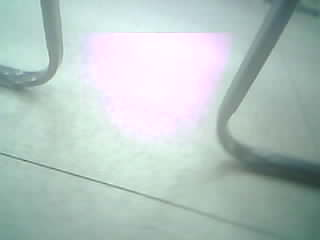
#> input picture server/vision/models/fixtures/sample_capture.jpg, 320 x 240 px; its folder holds only this picture in this run
$ python test_week8.py
#> lines starting #> are read from the running program, lines starting #| are printed output that depends on the picture
### server/vision/models.py
# -*- coding: utf-8 -*-
"""视觉推理模块（第 8 周任务）

职责：把"模型返回的一个标签和分数"变成可解释的结构化结果，包括：
  1. 画面可用性/遮挡前置检查（保底任务：clear / dark / blur / blocked）
  2. 真实模型推理（教师基线，统一接口）
  3. 拒识判定：低分 / 类别模糊 / 画面不可用 -> 明确输出"还不能确定"及原因

接口约定（准备与协同）：
  教师基线与学生候选模型实现同一接口 BaseVisionModel.infer(image)，
  返回 (topk, model_version)，二者可互相替换而不改动调用方。

后端选择（环境变量 MODEL_BACKEND）：
  auto（默认） 学生候选就绪则用学生；否则用教师基线（HTTP 优先，本地 ONNX 兜底）
  teacher      强制教师基线（HTTP 优先，失败回退本地 ONNX）
  student      学生候选；未就绪时回退教师基线，并在结果中如实标注实际模型

诚实性约束（当堂验证重点）：
  - 本地 ONNX 兜底是真实推理，绝不用静态假标签冒充模型输出
  - 分数是模型输出分数（未经校准），调用方不得将其表述为现实正确率
  - 模型不可用时返回 unavailable，不伪造结果
"""

import io
import os
import json
import math
import time
import urllib.request
import urllib.error

import numpy as np
from PIL import Image

# ==================== 对外文案（前后端统一口径） ====================

SCORE_NOTE = "分数为模型输出分数（未经校准），不代表现实正确率"
COARSE_NOTE = "规则粗分类（拓展），不是模型结论，不用于位置或人身安全判断"

# ==================== 路径与模型配置 ====================

MODEL_DIR = os.path.join(os.path.dirname(__file__), "models")
ONNX_MODEL_PATH = os.path.join(MODEL_DIR, "mobilenetv2-12.onnx")
LABELS_PATH = os.path.join(MODEL_DIR, "imagenet_classes.txt")
MODEL_VERSION_LOCAL = "mobilenetv2-12@onnxmodels"  # 本地 ONNX 模型版本标识

# ==================== 画面可用性阈值 ====================
# 阈值依据真机采集图像（320x240 QVGA）统计标定：
#   真实场景 std>=35、lap_var>=43；纯黑/均匀帧 std=0；高斯模糊(radius=6) lap_var=1.2
DARK_MEAN_THRESHOLD = float(os.environ.get("VISION_DARK_MEAN", "40"))     # 平均亮度下限
DARK_STD_THRESHOLD = float(os.environ.get("VISION_DARK_STD", "15"))       # 低亮度且低对比才算 dark
BLUR_LAPLACIAN_THRESHOLD = float(os.environ.get("VISION_BLUR_LAPVAR", "20"))  # 拉普拉斯方差下限
BLOCKED_STD_THRESHOLD = float(os.environ.get("VISION_BLOCKED_STD", "15"))     # 画面过于均匀（非暗）判遮挡

# ==================== 拒识阈值 ====================
# ImageNet 1000 类下，即使分类正确 top1 也常只有 0.2~0.5；
# 这些阈值只是"操作截止线"，不代表正确率（模型分数未经校准）。
LOW_SCORE_THRESHOLD = float(os.environ.get("VISION_LOW_SCORE", "0.12"))   # top1 低于该值判低分
AMBIGUOUS_MARGIN = float(os.environ.get("VISION_AMBIGUOUS_MARGIN", "0.03"))  # top1-top2 分差小于该值判模糊
HIGH_SCORE_THRESHOLD = float(os.environ.get("VISION_HIGH_SCORE", "0.5"))  # 高分误判对照用：>=该值且被人工纠错

# 画面不可用原因的中文说明（前端直接展示）
USABILITY_NOTES = {
    "dark": "画面过暗，可能是环境光线不足或镜头被挡住",
    "blur": "画面模糊，可能是运动模糊或对焦失败",
    "blocked": "画面内容过于均匀，疑似镜头被大面积遮挡",
}
REJECT_NOTES = {
    "low_score": "模型分数不足，无法确定画面内容",
    "ambiguous": "多个类别得分接近，模型无法区分",
    "decode_failed": "图像文件无法解码，未进行推理",
    "model_unavailable": "视觉模型当前不可用",
    "student_not_ready": "学生候选模型尚未接入，请先使用教师基线",
}

# ImageNet 标签 -> 场景粗分类（拓展项：确定性后处理，非推理）
_COARSE_KEYWORDS = {
    "person": ["person", "man", "woman", "boy", "girl", "baby", "bride", "groom",
               "player", "runner", "swimmer", "diver", "surfer", "ski", "suit"],
    "animal": ["dog", "cat", "bird", "fish", "horse", "sheep", "cow", "bear",
               "lion", "tiger", "elephant", "monkey", "rabbit", "mouse", "rat",
               "fox", "wolf", "snake", "frog", "turtle", "insect", "bee", "spider",
               "butterfly", "crab", "shrimp", "oyster", "jellyfish", "snail",
               "retriever", "puppy", "kitten", "tabby", "whale", "dolphin"],
    "food": ["pizza", "burger", "cheeseburger", "hotdog", "sandwich", "ice",
             "chocolate", "cake", "bread", "bagel", "pretzel", "donut", "banana",
             "orange", "lemon", "apple", "strawberry", "pineapple", "fig", "mashed",
             "espresso", "cup", "coffee", "tea", "wine", "beer", "cocktail", "potpie",
             "consomme", "trifle", "plate", "spatula"],
    "vehicle": ["car", "truck", "bus", "motorcycle", "bicycle", "train", "plane",
                "airliner", "ship", "boat", "sailboat", "canoe", "yawl", "schooner",
                "trimaran", "speedboat", "fireboat", "gondola", "amphibian", "jeep",
                "limousine", "minivan", "snowplow", "tractor", "ambulance", "cab",
                "streetcar", "forklift", "harvester", "thresher", "plow", "wreck"],
    "indoor": ["room", "chair", "table", "desk", "sofa", "couch", "bed", "bookcase",
               "shelf", "wardrobe", "clock", "lamp", "toilet", "sink", "bathtub",
               "shower", "tissue", "towel", "mirror", "screen", "monitor", "laptop",
               "notebook", "computer", "keyboard", "mouse", "printer", "telephone",
               "remote", "toaster", "microwave", "oven", "stove", "refrigerator",
               "dishwasher", "washer", "vacuum", "door", "window", "curtain",
               "carpet", "pillow", "blanket", "quilt", "apron", "pajama", "bow tie",
               "sock", "sandal", "loafer", "slipper", "cardigan", "jean", "jersey",
               "lab coat", "military uniform", "stethoscope", "syringe", "petri"],
    "device": ["cellular", "telephone", "iPod", "digital", "watch", "hand-held",
               "cassette", "CD", "disk", "player", "loudspeaker", "tape", "radio",
               "modem", "router", "switch", "power", "battery", "charger", "switch"],
    "outdoor": ["mountain", "beach", "lakeside", "seashore", "sandbar", "valley",
                "volcano", "coral reef", "alp", "promontory", "cliff", "forest",
                "wood", "rainforest", "bamboo", "field", "hay", "corn", "daisy",
                "rapeseed", "pot", "flower", "garden", "lawn", "park", "fountain",
                "bell cote", "castle", "palace", "monastery", "church", "mosque",
                "stupa", "triumphal", "arch", "bridge", "viaduct", "suspension",
                "steel arch", "barn", "greenhouse", "boathouse", "dam", "breakwater",
                "pier", "dock", "lighthouse", "airfield", "runway", "street",
                "road", "sidewalk", "patio", "plaza", "crosswalk", "sky", "cloud",
                "sunset", "sunrise", "lakeshore", "palm", "acorn", "hip", "ear",
                "rapeseed"],
}


def coarse_category(label: str) -> str:
    """把 ImageNet 标签映射到场景粗分类（关键词匹配，未命中归 other）"""
    if not label:
        return "other"
    low = label.lower()
    for category, keywords in _COARSE_KEYWORDS.items():
        if any(k.lower() in low for k in keywords):
            return category
    return "other"


# ==================== 结构化结果 ====================

class InferenceResult:
    """一次视觉推理的结构化结果（与后端无关的统一表示）。

    status:
      ok             推理完成并被接受
      rejected       画面不可用或低分/模糊，明确"还不能确定"
      decode_failed  图像无法解码
      unavailable    模型不可用（不伪造结果）
    """

    # [34 lines left out: functions __init__, to_dict, not called in this run]


# ==================== 画面可用性 / 遮挡前置检查 ====================

def check_usability(image: Image.Image) -> dict:
    """保底任务：判断画面可用性。

    返回 {"usability": "clear"|"dark"|"blur"|"blocked", "metrics": {...}}
    判定顺序：dark -> blocked -> blur -> clear。
    均匀帧（镜头帽/手掌全遮）拉普拉斯方差同样为 0，但语义上是"遮挡"而非"模糊"，
    因此 blocked 先于 blur 判定。
    """
    # 缩到 160x120 做统计，兼顾速度与稳定性
    gray = np.asarray(image.convert("L").resize((160, 120)), dtype=np.float32)
#> gray: shape (120, 160) float32; every value is 8
    mean = float(gray.mean())
#> mean = 8
    std = float(gray.std())
#> std = 0

    # 拉普拉斯方差（清晰度）：对邻域差分求方差
    lap = np.abs(
        4 * gray[1:-1, 1:-1]
        - gray[:-2, 1:-1] - gray[2:, 1:-1]
        - gray[1:-1, :-2] - gray[1:-1, 2:]
    )
#> lap: shape (118, 158) float32; every value is 0
    lap_var = float(lap.var())
#> lap_var = 0

    if mean < DARK_MEAN_THRESHOLD and std < DARK_STD_THRESHOLD:
        usability = "dark"
    elif std < BLOCKED_STD_THRESHOLD:
        usability = "blocked"
    elif lap_var < BLUR_LAPLACIAN_THRESHOLD:
        usability = "blur"
    else:
        usability = "clear"

    return {
        "usability": usability,
        "metrics": {"mean": mean, "std": std, "lap_var": lap_var},
    }


# ==================== 拒识判定 ====================

def decide_acceptance(topk, usability):
    """结构化结果解析：决定"接受/拒识"，并给出不确定原因。

    返回 (is_rejected, rejected_reason, uncertain_note)
    """
    if usability != "clear":
        return True, usability, USABILITY_NOTES.get(usability, "画面不可用")

    if not topk:
        return True, "model_unavailable", REJECT_NOTES["model_unavailable"]

    top1 = topk[0][1]
    top2 = topk[1][1] if len(topk) > 1 else 0.0

    if top1 < LOW_SCORE_THRESHOLD:
        return True, "low_score", REJECT_NOTES["low_score"]
    if (top1 - top2) < AMBIGUOUS_MARGIN:
        return True, "ambiguous", REJECT_NOTES["ambiguous"]

    return False, None, None


# ==================== 推理后端（同一接口，可互相替换） ====================

class BaseVisionModel:
    """视觉模型统一接口：教师基线与学生候选模型都实现它"""

    name = "base"
    available = False
    unavailable_reason = "未实现"

    # [8 lines left out: function infer, not called in this run]


class LocalOnnxModel(BaseVisionModel):
    """本地 ONNX 真实模型（MobileNetV2）——教师基线的本地兜底。

    这是真实推理：加载 ONNX 权重、前向计算、softmax 取 top-k。
    """

    name = "teacher_baseline_onnx"
    available = True

    def __init__(self, model_path=ONNX_MODEL_PATH, labels_path=LABELS_PATH):
        import onnxruntime as ort  # 延迟导入，未安装时不影响其他后端

        if not os.path.exists(model_path) or not os.path.exists(labels_path):
            raise FileNotFoundError(f"缺少模型文件: {model_path} / {labels_path}")
        self._session = ort.InferenceSession(model_path, providers=["CPUExecutionProvider"])
        self._input_name = self._session.get_inputs()[0].name
        with open(labels_path, encoding="utf-8") as f:
            self._labels = [ln.strip() for ln in f if ln.strip()]
        self.version = MODEL_VERSION_LOCAL

    # [23 lines left out: functions _preprocess, infer, not called in this run]


class TeacherHttpModel(BaseVisionModel):
    """教师基线 HTTP 推理服务（模型课提供的真实接口）。

    契约（准备与协同）：
      POST image/jpeg
      响应 JSON 含 model_version，以及 topk 或 label/score。
      score 必须是 0~1 的有限数值，label 不能为空。
    不符合契约时抛异常，由 TeacherBaselineModel 回退本地 ONNX；
    两者都不可用则明确返回不可用，绝不伪造结果。
    """

    name = "teacher_baseline_http"
    available = True

    # [4 lines left out: function __init__, not called in this run]

    @staticmethod
    def _parse_topk(data):
        """把教师服务响应解析成统一 topk，并做严格契约校验。"""
        raw = data.get("topk")
        if isinstance(raw, list) and raw:
            items = raw
        else:
            items = [{"label": data.get("label"), "score": data.get("score")}]

        topk = []
        for item in items:
            if not isinstance(item, dict):
                raise ValueError("教师服务 topk 条目不是对象")
            label = item.get("label")
            score = item.get("score")
            if label is None or str(label).strip() == "":
                raise ValueError("教师服务返回了空标签")
            if score is None:
                raise ValueError("教师服务返回了空分数")
            try:
                score = float(score)
            except (TypeError, ValueError) as exc:
                raise ValueError("教师服务分数不是数值") from exc
            if not math.isfinite(score) or score < 0.0 or score > 1.0:
                raise ValueError("教师服务分数不在 0~1 范围内")
            topk.append((str(label).strip(), score))

        if not topk:
            raise ValueError("教师服务未返回有效候选")
        topk.sort(key=lambda t: t[1], reverse=True)
        return topk

    # [17 lines left out: function infer, not called in this run]


class TeacherBaselineModel(BaseVisionModel):
    """教师基线入口：HTTP 优先，本地 ONNX 兜底（备用路径的落地）。"""

    name = "teacher_baseline"
    available = True

    def __init__(self, http_url="", api_key=""):
        self._http = TeacherHttpModel(http_url, api_key=api_key) if http_url else None
        self._onnx = None
        self._onnx_error = ""
        try:
            self._onnx = LocalOnnxModel()
        except Exception as e:  # 模型文件缺失或 onnxruntime 未安装
            self._onnx_error = str(e)

    # [14 lines left out: function infer, not called in this run]


class StudentModel(BaseVisionModel):
    """学生候选模型接入位（第 8 周协同接口）。

    模型课的候选模型就绪后，在这里实现同一接口即可，
    通过 MODEL_BACKEND=student 切换，调用方无需改动。
    """

    name = "student_candidate"
    available = False
    unavailable_reason = REJECT_NOTES["student_not_ready"]

    def infer(self, image: Image.Image):
        raise RuntimeError(self.unavailable_reason)


# ==================== 模型选择（单例） ====================

_model_singleton = None


def _teacher_model(teacher_url="", api_key="") -> BaseVisionModel:
    """构造教师基线：有 HTTP 地址时 HTTP 优先，本地 ONNX 兜底。"""
    m = TeacherBaselineModel(teacher_url, api_key=api_key)
    if teacher_url:
        return m
    # 未配置 HTTP 地址时，本地 ONNX 作为教师基线兜底；
    # 本地也不可用才返回明确的不可用状态。
    if m._onnx is None:
        return _Unavailable("教师基线不可用：未配置 TEACHER_MODEL_URL，且本地 ONNX 模型不可用")
    return m


def get_model() -> BaseVisionModel:
    """按 MODEL_BACKEND 选择推理后端（进程内单例，避免重复加载模型）。"""
    global _model_singleton
    if _model_singleton is not None:
        return _model_singleton

    backend = os.environ.get("MODEL_BACKEND", "auto").lower()
    teacher_url = os.environ.get("TEACHER_MODEL_URL", "").strip()
    teacher_key = os.environ.get("TEACHER_MODEL_API_KEY", "").strip()

    if backend == "student":
        student = StudentModel()
        if student.available:
            _model_singleton = student
        else:
            # 备用路径：学生模型未就绪时使用教师真实基线，
            # 结果中的 model_name/model_version 会如实反映实际后端。
            _model_singleton = _teacher_model(teacher_url, teacher_key)
    elif backend == "teacher":
        _model_singleton = _teacher_model(teacher_url, teacher_key)
    else:
        # auto：学生就绪则用学生，否则教师基线
        student = StudentModel()
        if student.available:
            _model_singleton = student
        else:
            _model_singleton = _teacher_model(teacher_url, teacher_key)
    return _model_singleton


class _Unavailable(BaseVisionModel):
    """明确的不可用后端（不伪造任何推理结果）"""

    def __init__(self, reason):
        self.available = False
        self.unavailable_reason = reason
        self.name = "unavailable"


# ==================== 统一推理入口 ====================

# [60 lines left out: function run_inference, not called in this run]

### server/test_week8.py
# -*- coding: utf-8 -*-
"""第 8 周任务验收测试：视觉推理结果反馈与人工纠错

覆盖（对应本周要求）：
  1. 采集成功后自动推理，结果可解释且带模型版本（"看到了什么"）
  2. 低分 / 画面不可用 / 类别模糊 -> 拒识，明确"还不能确定"及原因（单元级）
  3. 输入（原图）— 模型结果 — 人工反馈三者同 request_id 严格对应
  4. 人工纠错只做快照留存，不覆盖模型原结果（比较高分误判与正常样例）
  5. 四类基础样例 + 误判叠加：正常 / 低分 / 未知 / 错误 / 误判
  6. 不可解码图像 -> decode_failed，绝不被算作"正常样例"
  7. 手动重推理接口与状态机约束；纠错后锁定推理
  8. 分数语义：明确标注"不等于现实正确率"（当堂验证）
  9. 真实模型证据：REQUIRE_REAL_MODEL=1 时，模型不可用必须失败

运行前提：
  - Flask 服务已启动（python app.py，默认 http://localhost:5000）
  - 真实 JPEG 夹具：优先取 server/images/ 下的真机采集图，
    否则用随仓库提交的 server/vision/models/fixtures/*.jpg
  - 环境变量：
      REQUIRE_REAL_MODEL=1  模型不可用时直接判失败，不允许跳过
      WEEK8_EVIDENCE=path   输出真实推理证据 JSON
"""
import hashlib
import io
import json
import os
import sys
import time
import urllib.request
import urllib.error

BASE = "http://localhost:5000"
HERE = os.path.dirname(os.path.abspath(__file__))
REQUIRE_REAL_MODEL = os.environ.get("REQUIRE_REAL_MODEL", "") == "1"
EVIDENCE_OUT = os.environ.get("WEEK8_EVIDENCE", "").strip()
EVIDENCE = []

# 不可解码的"伪 JPEG"（仅头部/尾部标志，用于验证不会被当成有效图像推理）
FAKE_JPEG = b"\xff\xd8" + b"\x00" * 200 + b"\xff\xd9"

PASS_COUNT = 0
FAIL_COUNT = 0
SKIP_COUNT = 0


def report(name, ok, detail=""):
#> called with name = '可用性: 纯黑帧判 dark', ok = True, detail = ''
    global PASS_COUNT, FAIL_COUNT
    if ok:
        PASS_COUNT += 1
#> PASS_COUNT = 1
        print(f"[PASS] {name}" + (f"  -- {detail}" if detail else ""))
    else:
        FAIL_COUNT += 1
        print(f"[FAIL] {name}" + (f"  -- {detail}" if detail else ""))


# [11 lines left out: functions skip, add_evidence, not called in this run]


# ---------- HTTP 助手（与 test_week7.py 保持同一风格） ----------

def post_json(path, payload, headers=None):
    req = urllib.request.Request(
        BASE + path,
        data=json.dumps(payload).encode("utf-8"),
        headers={"Content-Type": "application/json", **(headers or {})},
        method="POST",
    )
    try:
        with urllib.request.urlopen(req, timeout=60) as r:
            return r.status, json.loads(r.read().decode("utf-8"))
    except urllib.error.HTTPError as e:
        body = e.read()
        try:
            return e.code, json.loads(body.decode("utf-8"))
        except Exception:
            return e.code, {"raw": len(body)}


# [28 lines left out: functions post_raw, get, not called in this run]


# ---------- 夹具：真实 JPEG ----------

def load_fixture(name):
    """按优先级找真实 JPEG：真机采集目录 -> 仓库提交的 fixtures 目录"""
    for directory in (os.path.join(HERE, "images"),
                      os.path.join(HERE, "vision", "models", "fixtures")):
        path = os.path.join(directory, name)
        if os.path.exists(path):
            with open(path, "rb") as f:
                return f.read()
    return None


# [9 lines left out: function make_dark_jpeg, not called in this run]


def upload_replay(jpeg_bytes, capture_ts="1700000000"):
    """建 replay 任务 -> 接收 -> 上传（自动触发推理），返回 request_id"""
    st, task = post_json("/api/image", {"device_id": "esp32-s3-eye", "source": "replay"})
    assert st == 201, f"创建任务失败: {st} {task}"
    rid = task["request_id"]
    post_json(f"/api/image/{rid}/received", {})
    st, up = post_raw(f"/api/image/{rid}/data", jpeg_bytes, {"X-Capture-Ts": capture_ts})
    assert st == 201 and up.get("status") == "captured", f"上传失败: {st} {up}"
    return rid


# [6 lines left out: function bucket_of, not called in this run]


# ============================================================
# 第一部分：单元测试（拒识逻辑与画面可用性，不依赖服务）
# ============================================================

print("== 单元测试：拒识与画面可用性 ==")
try:
    import io
    import numpy as np
    from PIL import Image, ImageFilter
    import sys
    sys.path.insert(0, HERE)
    from vision.models import check_usability, decide_acceptance, coarse_category  # noqa: E402
    UNIT_OK = True
except Exception as e:
    UNIT_OK = False
    skip("单元测试环境（numpy/Pillow）", str(e))

if UNIT_OK:
    # 画面可用性：黑帧 -> dark；均匀帧 -> blocked；模糊 -> blur；真实图 -> clear
    black = Image.new("RGB", (320, 240), (8, 8, 8))
    report("可用性: 纯黑帧判 dark", check_usability(black)["usability"] == "dark")

    uniform = Image.new("RGB", (320, 240), (110, 110, 110))
#> uniform: PIL image 320x240 RGB; every value is 110
    report("可用性: 均匀帧判 blocked（疑似遮挡）",
           check_usability(uniform)["usability"] == "blocked")

    fixture = load_fixture("sample_capture.jpg")
    if fixture:
        real = Image.open(io.BytesIO(fixture)).convert("RGB")
#> real is the input picture: PIL image 320x240 RGB; mean R, G, B 179.2, 196, 192
        blurred = real.filter(ImageFilter.GaussianBlur(6))
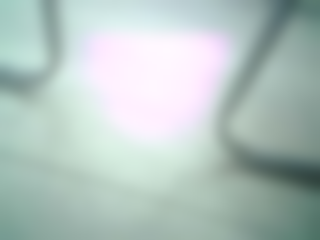
#> blurred: PIL image 320x240 RGB; mean R, G, B 179.2, 196, 192
        report("可用性: 模糊帧判 blur", check_usability(blurred)["usability"] == "blur")
#> in check_usability (call 3), `gray = np.asarray(image.convert("L").resize((160, 120)), dtype=np.floa..`:
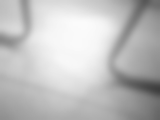
#> gray: shape (120, 160) float32; min 62, max 251, mean 190.6
#> in check_usability (call 3), `mean = float(gray.mean())`: mean = 190.6
#> in check_usability (call 3), `std = float(gray.std())`: std = 39.63
#> (the rest of the program and of its run is left out)
